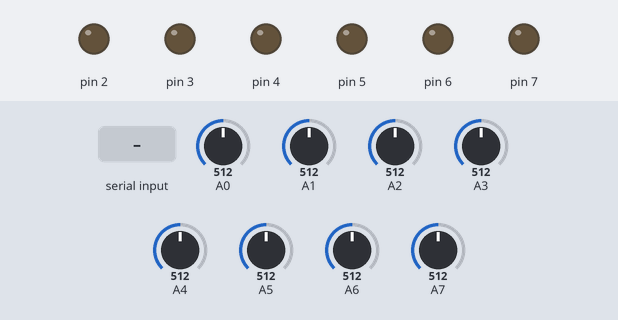
Recording of a sketch running on a simulated Arduino Uno, built with avr-gcc and run on an emulated ATmega328P. On the bench: output pins drawn as LEDs (lit = HIGH). Dashed ring = blinking. The test bench sets the inputs (shaded band); at power-on: A0 = 512, A1 = 512, A2 = 512, A3 = 512, A4 = 512, A5 = 512, A6 = 512, A7 = 512. What the sketch prints to the serial monitor is not drawn.

Above: at 1.2 s.
1.3 s: "1,90\n" received over Serial
At 3.35 s:
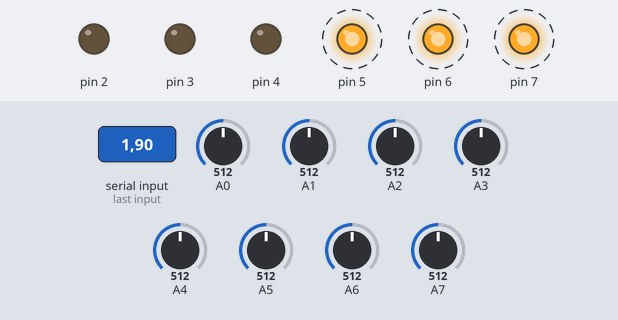
At 5.55 s:
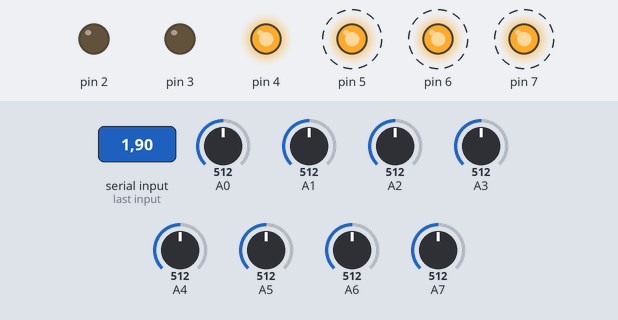
Timing chart, 0 to 19.3 s (numbered marks = the images above; inputs shaded):
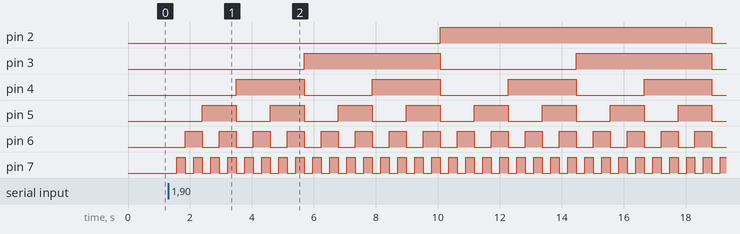

Measured:
- after the input at 1.3 s, pin 2: LOW → HIGH after 8.8 s, → LOW 8.8 s later; pin 3: alternates HIGH for 4.4 s and LOW for 4.4 s, starting after 4.4 s

The sketch:

8x8_program.ino
```cpp
#include <avr/wdt.h>
#define Vi 5
#define avr 20 //Average
#define MAX_DIMENSION 8

int selectors[8] = { 0 };
int n = 0;
bool Activate = false;

void setup() {
  Serial.begin(115200);
// Set selector outputs
  for (int pin = 2; pin <= 7; pin++) pinMode(pin, OUTPUT);
  Serial.println("Plot starting up");
}

// Function to write selector outputs
void setPins(int value, int basePin) {
  for (int i = 0; i < 3; i++) {
    int pin = basePin - i + 2;
    int newValue = (value & (1 << i)) ? HIGH : LOW;
    if (selectors[pin] != newValue) {
      digitalWrite(pin, newValue);
      selectors[pin] = newValue;
    }
  }
}

void loop() {
// If statements that activates the system when it receives data from matlab
  if (Serial.available() > 0) {
    String incomingData = Serial.readStringUntil('\n');
    if (incomingData == "RESET") {
      wdt_enable(WDTO_15MS);
      while (1) {}
    }
    // Receives module formation in the form 'x,y'
    int commaIndex = incomingData.indexOf(',');
    if (commaIndex > -1) {
      String firstNumber = incomingData.substring(0, commaIndex);
      String secondNumber = incomingData.substring(commaIndex + 1);
      n = firstNumber.toInt() * secondNumber.toInt();
      Activate = true;
    }
  }

// Loop that reads all sensor values and prints them
  if (Activate) {
    for (int x = 0; x < MAX_DIMENSION; x++) {
      setPins(x, 2);
      for (int y = 0; y < MAX_DIMENSION; y++) {
        setPins(y, 5);
        for (int sensor = 0; sensor < n; sensor++) {
          double t = 0;
          for (int a = 0; a < avr; a++) {
            t += analogRead(A0 + sensor) * (Vi / 1023.0);
          }
          float Vo = t / avr;

          // If sensor is 'A' and it's not the first iteration, print a new line
          if (sensor == 0 && (x != 0 || y != 0)) {
            Serial.println();
          }

          // Print voltage readings with index
          Serial.print((char)('A' + sensor));
          Serial.print(x + 1);
          Serial.print(y + 1);
          Serial.print(Vo);
        }
      }
    }
    Serial.println();  // Print a new line at the end of the loop
  }
}
```
